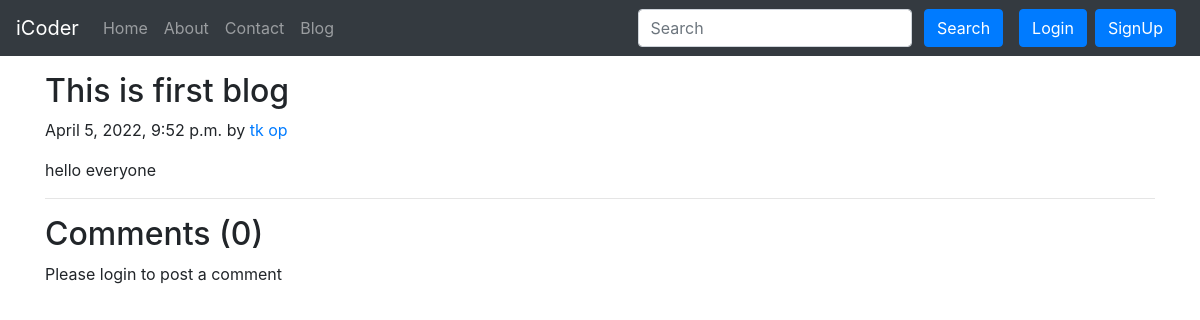
The app's page /blog/how to make a blog op with its own data.
### blog/models.py (models this page shows, shortened)
class Post(models.Model):
    sno=models.AutoField(primary_key=True)
    title=models.CharField(max_length=255)
    author=models.CharField(max_length=14)
    slug=models.CharField(max_length=130)
    timeStamp=models.DateTimeField(blank=True)
    content=models.TextField()

### blog/views.py (the view)
# urls.py: path('<str:slug>', views.blogPost, name="blogPost"),
def blogPost(request, slug):
    post=Post.objects.filter(slug=slug).first()
    comments= BlogComment.objects.filter(post=post, parent=None)
    replies= BlogComment.objects.filter(post=post).exclude(parent=None)
    replyDict={}
    for reply in replies:
        if reply.parent.sno not in replyDict.keys():
            replyDict[reply.parent.sno]=[reply]
        else:
            replyDict[reply.parent.sno].append(reply)
    context={'post':post, 'comments': comments, 'user': request.user, 'replyDict': replyDict}
    return render(request, "blog/blogPost.html", context)

### blog/templates/blog/blogpost.html (shortened to what this page needs)
{% extends 'index.html' %}
{% block body %}
{% load humanize %}
{% load extras %}
<div class="container my-3">
    <h2 class="blog-post-title">{{post.title}}</h2>
    <p class="blog-post-meta">{{post.timeStamp}} by <a href="/about">{{post.author}}</a></p>
    <p>{{post.content|safe}}</p>
    <hr>
</div>
<div class="container">
    <h2> Comments ({{comments.count}}) </h2>
    <div class="my-2">
        {% if user.is_authenticated %}
        <form action="/blog/postComment" method="post">
            {% csrf_token %}
            <div class="form-group">
                <label for="exampleInputEmail1">Post Comment </label>
                <input type="text" class="form-control" name="comment" placeholder="Enter comment here">
            </div>
            <input type="hidden" name="postSno" value="{{post.sno}}">
            <input type="hidden" name="parentSno" value="">
            <button type="submit" class="btn btn-primary">Submit</button>
        </form>
        {% else %}
        Please login to post a comment
        {% endif %}
    </div>
</div>
{% endblock %}

### records on screen
Post: title "This is first blog", timeStamp "April 5, 2022, 9:52 p.m.", author "tk op", content "hello everyone"

### other values on screen
{{ comments.count }} "0"
